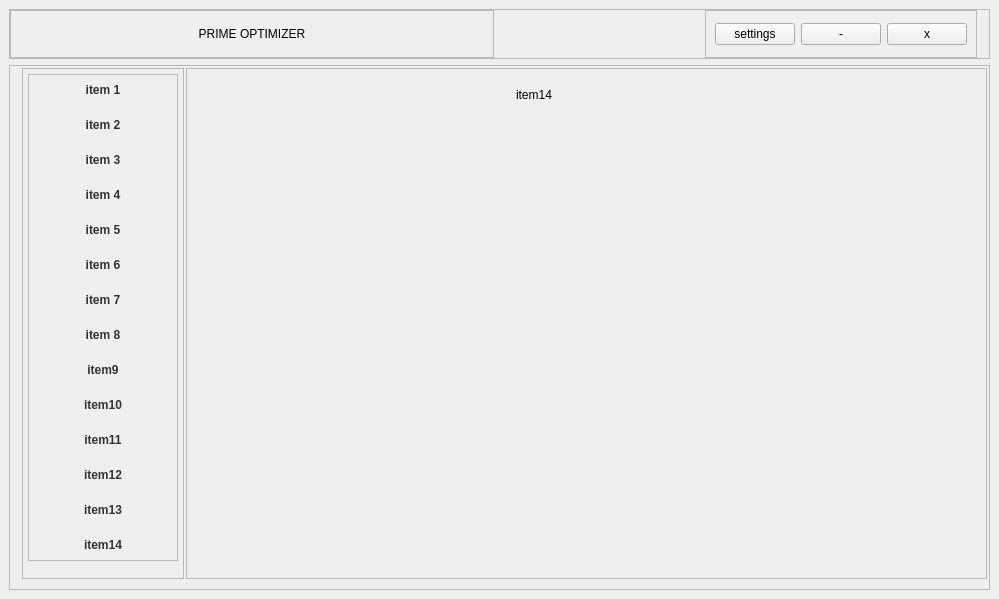
<?xml version="1.0" encoding="UTF-8"?>
<ui version="4.0">
 <class>MainWindow</class>
 <widget class="QMainWindow" name="MainWindow">
  <property name="enabled">
   <bool>true</bool>
  </property>
  <property name="geometry">
   <rect>
    <x>0</x>
    <y>0</y>
    <width>999</width>
    <height>599</height>
   </rect>
  </property>
  <property name="mouseTracking">
   <bool>false</bool>
  </property>
  <property name="windowTitle">
   <string>MainWindow</string>
  </property>
  <property name="styleSheet">
   <string notr="true"/>
  </property>
  <property name="animated">
   <bool>true</bool>
  </property>
  <property name="dockOptions">
   <set>QMainWindow::AllowTabbedDocks|QMainWindow::AnimatedDocks|QMainWindow::GroupedDragging</set>
  </property>
  <widget class="QWidget" name="centralwidget">
   <property name="styleSheet">
    <string notr="true"/>
   </property>
   <layout class="QVBoxLayout" name="verticalLayout">
    <item alignment="Qt::AlignTop">
     <widget class="QFrame" name="header">
      <property name="minimumSize">
       <size>
        <width>0</width>
        <height>50</height>
       </size>
      </property>
      <property name="maximumSize">
       <size>
        <width>16777215</width>
        <height>50</height>
       </size>
      </property>
      <property name="styleSheet">
       <string notr="true"/>
      </property>
      <property name="frameShape">
       <enum>QFrame::StyledPanel</enum>
      </property>
      <property name="frameShadow">
       <enum>QFrame::Raised</enum>
      </property>
      <layout class="QHBoxLayout" name="horizontalLayout_2">
       <property name="spacing">
        <number>0</number>
       </property>
       <property name="leftMargin">
        <number>0</number>
       </property>
       <property name="topMargin">
        <number>0</number>
       </property>
       <property name="rightMargin">
        <number>12</number>
       </property>
       <property name="bottomMargin">
        <number>0</number>
       </property>
       <item>
        <widget class="QFrame" name="frame">
         <property name="layoutDirection">
          <enum>Qt::LeftToRight</enum>
         </property>
         <property name="frameShape">
          <enum>QFrame::StyledPanel</enum>
         </property>
         <property name="frameShadow">
          <enum>QFrame::Raised</enum>
         </property>
         <layout class="QHBoxLayout" name="horizontalLayout_3">
          <property name="spacing">
           <number>0</number>
          </property>
          <property name="leftMargin">
           <number>0</number>
          </property>
          <property name="topMargin">
           <number>0</number>
          </property>
          <property name="rightMargin">
           <number>0</number>
          </property>
          <property name="bottomMargin">
           <number>0</number>
          </property>
          <item>
           <widget class="QLabel" name="label">
            <property name="text">
             <string>PRIME OPTIMIZER</string>
            </property>
            <property name="alignment">
             <set>Qt::AlignCenter</set>
            </property>
           </widget>
          </item>
         </layout>
        </widget>
       </item>
       <item alignment="Qt::AlignRight">
        <widget class="QFrame" name="frame_3">
         <property name="frameShape">
          <enum>QFrame::StyledPanel</enum>
         </property>
         <property name="frameShadow">
          <enum>QFrame::Raised</enum>
         </property>
         <layout class="QHBoxLayout" name="horizontalLayout_4">
          <item>
           <widget class="QPushButton" name="pushButton_16">
            <property name="text">
             <string>settings</string>
            </property>
           </widget>
          </item>
          <item>
           <widget class="QPushButton" name="pushButton_17">
            <property name="styleSheet">
             <string notr="true"/>
            </property>
            <property name="text">
             <string>-</string>
            </property>
           </widget>
          </item>
          <item>
           <widget class="QPushButton" name="pushButton">
            <property name="styleSheet">
             <string notr="true"/>
            </property>
            <property name="text">
             <string>x</string>
            </property>
           </widget>
          </item>
         </layout>
        </widget>
       </item>
      </layout>
     </widget>
    </item>
    <item>
     <widget class="QFrame" name="frame_2">
      <property name="styleSheet">
       <string notr="true"/>
      </property>
      <property name="frameShape">
       <enum>QFrame::StyledPanel</enum>
      </property>
      <property name="frameShadow">
       <enum>QFrame::Raised</enum>
      </property>
      <layout class="QHBoxLayout" name="horizontalLayout" stretch="0,0">
       <property name="spacing">
        <number>2</number>
       </property>
       <property name="leftMargin">
        <number>12</number>
       </property>
       <property name="topMargin">
        <number>2</number>
       </property>
       <property name="rightMargin">
        <number>2</number>
       </property>
       <property name="bottomMargin">
        <number>10</number>
       </property>
       <item>
        <widget class="QFrame" name="sidemenu">
         <property name="styleSheet">
          <string notr="true"/>
         </property>
         <property name="frameShape">
          <enum>QFrame::StyledPanel</enum>
         </property>
         <property name="frameShadow">
          <enum>QFrame::Raised</enum>
         </property>
         <layout class="QVBoxLayout" name="verticalLayout_2" stretch="0">
          <property name="spacing">
           <number>2</number>
          </property>
          <property name="leftMargin">
           <number>5</number>
          </property>
          <property name="topMargin">
           <number>5</number>
          </property>
          <property name="rightMargin">
           <number>5</number>
          </property>
          <property name="bottomMargin">
           <number>3</number>
          </property>
          <item alignment="Qt::AlignTop">
           <widget class="QFrame" name="frame_4">
            <property name="minimumSize">
             <size>
              <width>150</width>
              <height>0</height>
             </size>
            </property>
            <property name="maximumSize">
             <size>
              <width>150</width>
              <height>16777215</height>
             </size>
            </property>
            <property name="frameShape">
             <enum>QFrame::StyledPanel</enum>
            </property>
            <property name="frameShadow">
             <enum>QFrame::Raised</enum>
            </property>
            <layout class="QVBoxLayout" name="verticalLayout_3">
             <property name="spacing">
              <number>5</number>
             </property>
             <property name="leftMargin">
              <number>0</number>
             </property>
             <property name="topMargin">
              <number>0</number>
             </property>
             <property name="rightMargin">
              <number>0</number>
             </property>
             <property name="bottomMargin">
              <number>0</number>
             </property>
             <item>
              <widget class="QPushButton" name="pushButton_2">
               <property name="styleSheet">
                <string notr="true">QPushButton {
                background-color: transparent;
                border-radius: 5px;
                color: #333;
                padding: 8px 16px;
                font-weight: bold;
            }
            QPushButton:hover {
                background-color: #e0e0e0;
            }
            QPushButton:pressed {
                background-color: #d0d0d0;
            }
            </string>
               </property>
               <property name="text">
                <string>item 1</string>
               </property>
              </widget>
             </item>
             <item>
              <widget class="QPushButton" name="pushButton_3">
               <property name="styleSheet">
                <string notr="true">QPushButton {
                background-color: transparent;
                border-radius: 5px;
                color: #333;
                padding: 8px 16px;
                font-weight: bold;
            }
            QPushButton:hover {
                background-color: #e0e0e0;
            }
            QPushButton:pressed {
                background-color: #d0d0d0;
            }
          </string>
               </property>
               <property name="text">
                <string>item 2</string>
               </property>
              </widget>
             </item>
             <item>
              <widget class="QPushButton" name="pushButton_4">
               <property name="styleSheet">
                <string notr="true">QPushButton {
                background-color: transparent;
                border-radius: 5px;
                color: #333;
                padding: 8px 16px;
                font-weight: bold;
            }
            QPushButton:hover {
                background-color: #e0e0e0;
            }
            QPushButton:pressed {
                background-color: #d0d0d0;
            }
          </string>
               </property>
               <property name="text">
                <string>item 3</string>
               </property>
              </widget>
             </item>
             <item>
              <widget class="QPushButton" name="pushButton_5">
               <property name="styleSheet">
                <string notr="true">QPushButton {
                background-color: transparent;
                border-radius: 5px;
                color: #333;
                padding: 8px 16px;
                font-weight: bold;
            }
            QPushButton:hover {
                background-color: #e0e0e0;
            }
            QPushButton:pressed {
                background-color: #d0d0d0;
            }
          </string>
               </property>
               <property name="text">
                <string>item 4</string>
               </property>
              </widget>
             </item>
             <item>
              <widget class="QPushButton" name="pushButton_6">
               <property name="styleSheet">
                <string notr="true">QPushButton {
                background-color: transparent;
                border-radius: 5px;
                color: #333;
                padding: 8px 16px;
                font-weight: bold;
            }
            QPushButton:hover {
                background-color: #e0e0e0;
            }
            QPushButton:pressed {
                background-color: #d0d0d0;
            }
          </string>
               </property>
               <property name="text">
                <string>item 5</string>
               </property>
              </widget>
             </item>
             <item>
              <widget class="QPushButton" name="pushButton_7">
               <property name="styleSheet">
                <string notr="true">QPushButton {
                background-color: transparent;
                border-radius: 5px;
                color: #333;
                padding: 8px 16px;
                font-weight: bold;
            }
            QPushButton:hover {
                background-color: #e0e0e0;
            }
            QPushButton:pressed {
                background-color: #d0d0d0;
            }
          </string>
               </property>
               <property name="text">
                <string>item 6</string>
               </property>
              </widget>
             </item>
             <item>
              <widget class="QPushButton" name="pushButton_8">
               <property name="styleSheet">
                <string notr="true">QPushButton {
                background-color: transparent;
                border-radius: 5px;
                color: #333;
                padding: 8px 16px;
                font-weight: bold;
            }
            QPushButton:hover {
                background-color: #e0e0e0;
            }
            QPushButton:pressed {
                background-color: #d0d0d0;
            }
          </string>
               </property>
               <property name="text">
                <string>item 7</string>
               </property>
              </widget>
             </item>
             <item>
              <widget class="QPushButton" name="pushButton_9">
               <property name="styleSheet">
                <string notr="true">QPushButton {
                background-color: transparent;
                border-radius: 5px;
                color: #333;
                padding: 8px 16px;
                font-weight: bold;
            }
            QPushButton:hover {
                background-color: #e0e0e0;
            }
            QPushButton:pressed {
                background-color: #d0d0d0;
            }
          </string>
               </property>
               <property name="text">
                <string>item 8</string>
               </property>
              </widget>
             </item>
             <item>
              <widget class="QPushButton" name="pushButton_10">
               <property name="styleSheet">
                <string notr="true">QPushButton {
                background-color: transparent;
                border-radius: 5px;
                color: #333;
                padding: 8px 16px;
                font-weight: bold;
            }
            QPushButton:hover {
                background-color: #e0e0e0;
            }
            QPushButton:pressed {
                background-color: #d0d0d0;
            }
          </string>
               </property>
               <property name="text">
                <string>item9</string>
               </property>
              </widget>
             </item>
             <item>
              <widget class="QPushButton" name="pushButton_11">
               <property name="styleSheet">
                <string notr="true">QPushButton {
                background-color: transparent;
                border-radius: 5px;
                color: #333;
                padding: 8px 16px;
                font-weight: bold;
            }
            QPushButton:hover {
                background-color: #e0e0e0;
            }
            QPushButton:pressed {
                background-color: #d0d0d0;
            }
          </string>
               </property>
               <property name="text">
                <string>item10</string>
               </property>
              </widget>
             </item>
             <item>
              <widget class="QPushButton" name="pushButton_12">
               <property name="styleSheet">
                <string notr="true">QPushButton {
                background-color: transparent;
                border-radius: 5px;
                color: #333;
                padding: 8px 16px;
                font-weight: bold;
            }
            QPushButton:hover {
                background-color: #e0e0e0;
            }
            QPushButton:pressed {
                background-color: #d0d0d0;
            }
          </string>
               </property>
               <property name="text">
                <string>item11</string>
               </property>
              </widget>
             </item>
             <item>
              <widget class="QPushButton" name="pushButton_13">
               <property name="styleSheet">
                <string notr="true">QPushButton {
                background-color: transparent;
                border-radius: 5px;
                color: #333;
                padding: 8px 16px;
                font-weight: bold;
            }
            QPushButton:hover {
                background-color: #e0e0e0;
            }
            QPushButton:pressed {
                background-color: #d0d0d0;
            }
          </string>
               </property>
               <property name="text">
                <string>item12</string>
               </property>
              </widget>
             </item>
             <item>
              <widget class="QPushButton" name="pushButton_14">
               <property name="styleSheet">
                <string notr="true">QPushButton {
                background-color: transparent;
                border-radius: 5px;
                color: #333;
                padding: 8px 16px;
                font-weight: bold;
            }
            QPushButton:hover {
                background-color: #e0e0e0;
            }
            QPushButton:pressed {
                background-color: #d0d0d0;
            }
          </string>
               </property>
               <property name="text">
                <string>item13</string>
               </property>
              </widget>
             </item>
             <item>
              <widget class="QPushButton" name="pushButton_15">
               <property name="styleSheet">
                <string notr="true">QPushButton {
                background-color: transparent;
                border-radius: 5px;
                color: #333;
                padding: 8px 16px;
                font-weight: bold;
            }
            QPushButton:hover {
                background-color: #e0e0e0;
            }
            QPushButton:pressed {
                background-color: #d0d0d0;
            }
          </string>
               </property>
               <property name="text">
                <string>item14</string>
               </property>
              </widget>
             </item>
            </layout>
           </widget>
          </item>
         </layout>
        </widget>
       </item>
       <item>
        <widget class="QFrame" name="mainbody">
         <property name="sizePolicy">
          <sizepolicy hsizetype="Expanding" vsizetype="Expanding">
           <horstretch>0</horstretch>
           <verstretch>0</verstretch>
          </sizepolicy>
         </property>
         <property name="styleSheet">
          <string notr="true"/>
         </property>
         <property name="frameShape">
          <enum>QFrame::StyledPanel</enum>
         </property>
         <property name="frameShadow">
          <enum>QFrame::Raised</enum>
         </property>
         <layout class="QVBoxLayout" name="verticalLayout_5">
          <item>
           <widget class="QStackedWidget" name="stackedWidget">
            <property name="currentIndex">
             <number>13</number>
            </property>
            <widget class="QWidget" name="page1">
             <widget class="QLabel" name="label_2">
              <property name="geometry">
               <rect>
                <x>260</x>
                <y>10</y>
                <width>101</width>
                <height>16</height>
               </rect>
              </property>
              <property name="text">
               <string>item 1</string>
              </property>
             </widget>
            </widget>
            <widget class="QWidget" name="page2">
             <widget class="QLabel" name="label_3">
              <property name="geometry">
               <rect>
                <x>270</x>
                <y>10</y>
                <width>47</width>
                <height>13</height>
               </rect>
              </property>
              <property name="text">
               <string>item 2</string>
              </property>
             </widget>
            </widget>
            <widget class="QWidget" name="page3">
             <widget class="QLabel" name="label_4">
              <property name="geometry">
               <rect>
                <x>280</x>
                <y>10</y>
                <width>47</width>
                <height>13</height>
               </rect>
              </property>
              <property name="text">
               <string>item 3</string>
              </property>
             </widget>
            </widget>
            <widget class="QWidget" name="page4">
             <widget class="QLabel" name="label_5">
              <property name="geometry">
               <rect>
                <x>300</x>
                <y>10</y>
                <width>47</width>
                <height>13</height>
               </rect>
              </property>
              <property name="text">
               <string>item 4</string>
              </property>
             </widget>
            </widget>
            <widget class="QWidget" name="page5">
             <widget class="QLabel" name="label_6">
              <property name="geometry">
               <rect>
                <x>290</x>
                <y>10</y>
                <width>47</width>
                <height>13</height>
               </rect>
              </property>
              <property name="text">
               <string>item 5</string>
              </property>
             </widget>
            </widget>
            <widget class="QWidget" name="page6">
             <widget class="QLabel" name="label_7">
              <property name="geometry">
               <rect>
                <x>300</x>
                <y>10</y>
                <width>47</width>
                <height>13</height>
               </rect>
              </property>
              <property name="text">
               <string>item 6</string>
              </property>
             </widget>
            </widget>
            <widget class="QWidget" name="page7">
             <widget class="QLabel" name="label_8">
              <property name="geometry">
               <rect>
                <x>280</x>
                <y>10</y>
                <width>47</width>
                <height>13</height>
               </rect>
              </property>
              <property name="text">
               <string>item 7</string>
              </property>
             </widget>
            </widget>
            <widget class="QWidget" name="page8">
             <widget class="QLabel" name="label_9">
              <property name="geometry">
               <rect>
                <x>290</x>
                <y>10</y>
                <width>47</width>
                <height>13</height>
               </rect>
              </property>
              <property name="text">
               <string>item 8</string>
              </property>
             </widget>
            </widget>
            <widget class="QWidget" name="page9"/>
            <widget class="QWidget" name="page10">
             <widget class="QLabel" name="label_11">
              <property name="geometry">
               <rect>
                <x>290</x>
                <y>10</y>
                <width>47</width>
                <height>13</height>
               </rect>
              </property>
              <property name="text">
               <string>item10</string>
              </property>
             </widget>
            </widget>
            <widget class="QWidget" name="page11">
             <widget class="QLabel" name="label_12">
              <property name="geometry">
               <rect>
                <x>290</x>
                <y>10</y>
                <width>47</width>
                <height>13</height>
               </rect>
              </property>
              <property name="text">
               <string>item11</string>
              </property>
             </widget>
            </widget>
            <widget class="QWidget" name="page12">
             <widget class="QLabel" name="label_13">
              <property name="geometry">
               <rect>
                <x>220</x>
                <y>10</y>
                <width>47</width>
                <height>13</height>
               </rect>
              </property>
              <property name="text">
               <string>item12</string>
              </property>
             </widget>
            </widget>
            <widget class="QWidget" name="page13">
             <widget class="QLabel" name="label_14">
              <property name="geometry">
               <rect>
                <x>300</x>
                <y>10</y>
                <width>47</width>
                <height>13</height>
               </rect>
              </property>
              <property name="text">
               <string>item13</string>
              </property>
             </widget>
            </widget>
            <widget class="QWidget" name="page14">
             <widget class="QLabel" name="label_15">
              <property name="geometry">
               <rect>
                <x>320</x>
                <y>10</y>
                <width>47</width>
                <height>13</height>
               </rect>
              </property>
              <property name="text">
               <string>item14</string>
              </property>
             </widget>
            </widget>
           </widget>
          </item>
         </layout>
        </widget>
       </item>
      </layout>
     </widget>
    </item>
   </layout>
  </widget>
 </widget>
 <resources/>
 <connections/>
</ui>
